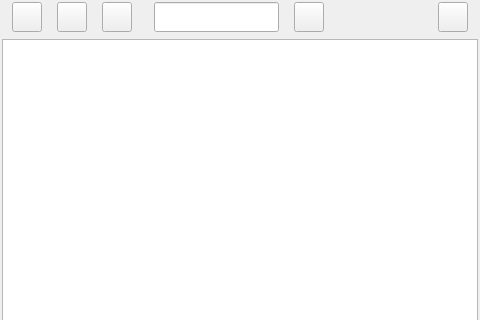
<?xml version="1.0" encoding="UTF-8"?>
<ui version="4.0">
 <class>HelpWidget</class>
 <widget class="QWidget" name="HelpWidget">
  <property name="geometry">
   <rect>
    <x>0</x>
    <y>0</y>
    <width>480</width>
    <height>320</height>
   </rect>
  </property>
  <property name="minimumSize">
   <size>
    <width>480</width>
    <height>320</height>
   </size>
  </property>
  <property name="windowTitle">
   <string>Help</string>
  </property>
  <layout class="QVBoxLayout" name="Layout_Widget">
   <property name="spacing">
    <number>2</number>
   </property>
   <property name="leftMargin">
    <number>2</number>
   </property>
   <property name="topMargin">
    <number>2</number>
   </property>
   <property name="rightMargin">
    <number>2</number>
   </property>
   <property name="bottomMargin">
    <number>2</number>
   </property>
   <item>
    <layout class="QHBoxLayout" name="HelpWidget_HBoxLayout_Navigation" stretch="0,0,0,0,0,0,0,0,0,0,0">
     <property name="spacing">
      <number>2</number>
     </property>
     <property name="sizeConstraint">
      <enum>QLayout::SetDefaultConstraint</enum>
     </property>
     <property name="leftMargin">
      <number>10</number>
     </property>
     <property name="rightMargin">
      <number>10</number>
     </property>
     <property name="bottomMargin">
      <number>5</number>
     </property>
     <item>
      <widget class="QPushButton" name="HelpWidget_backward">
       <property name="sizePolicy">
        <sizepolicy hsizetype="Minimum" vsizetype="Minimum">
         <horstretch>0</horstretch>
         <verstretch>0</verstretch>
        </sizepolicy>
       </property>
       <property name="minimumSize">
        <size>
         <width>30</width>
         <height>30</height>
        </size>
       </property>
       <property name="maximumSize">
        <size>
         <width>30</width>
         <height>30</height>
        </size>
       </property>
       <property name="autoFillBackground">
        <bool>false</bool>
       </property>
       <property name="text">
        <string/>
       </property>
       <property name="icon">
        <iconset>
         <normaloff>../src/ressources/images/back_22x22.png</normaloff>../src/ressources/images/back_22x22.png</iconset>
       </property>
       <property name="iconSize">
        <size>
         <width>24</width>
         <height>24</height>
        </size>
       </property>
      </widget>
     </item>
     <item>
      <spacer name="HelpWidget_Spacer_backforward">
       <property name="orientation">
        <enum>Qt::Horizontal</enum>
       </property>
       <property name="sizeType">
        <enum>QSizePolicy::Fixed</enum>
       </property>
       <property name="sizeHint" stdset="0">
        <size>
         <width>13</width>
         <height>13</height>
        </size>
       </property>
      </spacer>
     </item>
     <item>
      <widget class="QPushButton" name="HelpWidget_forward">
       <property name="sizePolicy">
        <sizepolicy hsizetype="Minimum" vsizetype="Minimum">
         <horstretch>0</horstretch>
         <verstretch>0</verstretch>
        </sizepolicy>
       </property>
       <property name="minimumSize">
        <size>
         <width>30</width>
         <height>30</height>
        </size>
       </property>
       <property name="maximumSize">
        <size>
         <width>30</width>
         <height>30</height>
        </size>
       </property>
       <property name="sizeIncrement">
        <size>
         <width>0</width>
         <height>0</height>
        </size>
       </property>
       <property name="text">
        <string/>
       </property>
       <property name="icon">
        <iconset>
         <normaloff>../src/ressources/images/forward_22x22.png</normaloff>../src/ressources/images/forward_22x22.png</iconset>
       </property>
       <property name="iconSize">
        <size>
         <width>24</width>
         <height>24</height>
        </size>
       </property>
      </widget>
     </item>
     <item>
      <spacer name="HelpWidget_Spacer_forwardhome">
       <property name="orientation">
        <enum>Qt::Horizontal</enum>
       </property>
       <property name="sizeType">
        <enum>QSizePolicy::Fixed</enum>
       </property>
       <property name="sizeHint" stdset="0">
        <size>
         <width>13</width>
         <height>13</height>
        </size>
       </property>
      </spacer>
     </item>
     <item>
      <widget class="QPushButton" name="HelpWidget_home">
       <property name="enabled">
        <bool>true</bool>
       </property>
       <property name="sizePolicy">
        <sizepolicy hsizetype="Minimum" vsizetype="Minimum">
         <horstretch>0</horstretch>
         <verstretch>0</verstretch>
        </sizepolicy>
       </property>
       <property name="minimumSize">
        <size>
         <width>30</width>
         <height>30</height>
        </size>
       </property>
       <property name="maximumSize">
        <size>
         <width>30</width>
         <height>30</height>
        </size>
       </property>
       <property name="text">
        <string/>
       </property>
       <property name="icon">
        <iconset>
         <normaloff>../src/ressources/images/home_22x22.png</normaloff>../src/ressources/images/home_22x22.png</iconset>
       </property>
       <property name="iconSize">
        <size>
         <width>24</width>
         <height>24</height>
        </size>
       </property>
      </widget>
     </item>
     <item>
      <spacer name="HelpWidget_Spacer_homefindfield">
       <property name="orientation">
        <enum>Qt::Horizontal</enum>
       </property>
       <property name="sizeType">
        <enum>QSizePolicy::Fixed</enum>
       </property>
       <property name="sizeHint" stdset="0">
        <size>
         <width>20</width>
         <height>13</height>
        </size>
       </property>
      </spacer>
     </item>
     <item>
      <widget class="QLineEdit" name="HelpWidget_findString">
       <property name="sizePolicy">
        <sizepolicy hsizetype="Expanding" vsizetype="Expanding">
         <horstretch>0</horstretch>
         <verstretch>0</verstretch>
        </sizepolicy>
       </property>
       <property name="minimumSize">
        <size>
         <width>100</width>
         <height>30</height>
        </size>
       </property>
       <property name="maximumSize">
        <size>
         <width>300</width>
         <height>30</height>
        </size>
       </property>
       <property name="font">
        <font>
         <pointsize>10</pointsize>
        </font>
       </property>
      </widget>
     </item>
     <item>
      <spacer name="HelpWidget_Spacer_findfieldbutton">
       <property name="orientation">
        <enum>Qt::Horizontal</enum>
       </property>
       <property name="sizeType">
        <enum>QSizePolicy::Minimum</enum>
       </property>
       <property name="sizeHint" stdset="0">
        <size>
         <width>13</width>
         <height>13</height>
        </size>
       </property>
      </spacer>
     </item>
     <item>
      <widget class="QPushButton" name="HelpWidget_find">
       <property name="sizePolicy">
        <sizepolicy hsizetype="Minimum" vsizetype="Minimum">
         <horstretch>0</horstretch>
         <verstretch>0</verstretch>
        </sizepolicy>
       </property>
       <property name="minimumSize">
        <size>
         <width>30</width>
         <height>30</height>
        </size>
       </property>
       <property name="maximumSize">
        <size>
         <width>30</width>
         <height>30</height>
        </size>
       </property>
       <property name="text">
        <string/>
       </property>
       <property name="icon">
        <iconset>
         <normaloff>../src/ressources/images/find_replace_22x22.png</normaloff>../src/ressources/images/find_replace_22x22.png</iconset>
       </property>
       <property name="iconSize">
        <size>
         <width>24</width>
         <height>24</height>
        </size>
       </property>
      </widget>
     </item>
     <item>
      <spacer name="HelpWidget_Spacer_findbuttoninternet">
       <property name="orientation">
        <enum>Qt::Horizontal</enum>
       </property>
       <property name="sizeType">
        <enum>QSizePolicy::Expanding</enum>
       </property>
       <property name="sizeHint" stdset="0">
        <size>
         <width>25</width>
         <height>13</height>
        </size>
       </property>
      </spacer>
     </item>
     <item>
      <widget class="QPushButton" name="HelpWidget_internet">
       <property name="sizePolicy">
        <sizepolicy hsizetype="Minimum" vsizetype="Minimum">
         <horstretch>0</horstretch>
         <verstretch>0</verstretch>
        </sizepolicy>
       </property>
       <property name="minimumSize">
        <size>
         <width>30</width>
         <height>30</height>
        </size>
       </property>
       <property name="maximumSize">
        <size>
         <width>30</width>
         <height>30</height>
        </size>
       </property>
       <property name="text">
        <string/>
       </property>
       <property name="icon">
        <iconset>
         <normaloff>../src/ressources/images/internet_24x24.png</normaloff>../src/ressources/images/internet_24x24.png</iconset>
       </property>
       <property name="iconSize">
        <size>
         <width>24</width>
         <height>24</height>
        </size>
       </property>
      </widget>
     </item>
    </layout>
   </item>
   <item>
    <widget class="QTextBrowser" name="HelpWidget_textbrowser">
     <property name="minimumSize">
      <size>
       <width>418</width>
       <height>300</height>
      </size>
     </property>
     <property name="focusPolicy">
      <enum>Qt::ClickFocus</enum>
     </property>
     <property name="acceptDrops">
      <bool>false</bool>
     </property>
     <property name="autoFormatting">
      <set>QTextEdit::AutoNone</set>
     </property>
     <property name="undoRedoEnabled">
      <bool>false</bool>
     </property>
     <property name="lineWrapMode">
      <enum>QTextEdit::WidgetWidth</enum>
     </property>
     <property name="html">
      <string>&lt;!DOCTYPE HTML PUBLIC &quot;-//W3C//DTD HTML 4.0//EN&quot; &quot;http://www.w3.org/TR/REC-html40/strict.dtd&quot;&gt;
&lt;html&gt;&lt;head&gt;&lt;meta name=&quot;qrichtext&quot; content=&quot;1&quot; /&gt;&lt;style type=&quot;text/css&quot;&gt;
p, li { white-space: pre-wrap; }
&lt;/style&gt;&lt;/head&gt;&lt;body style=&quot; font-family:'MS Shell Dlg 2'; font-size:8.25pt; font-weight:400; font-style:normal;&quot;&gt;
&lt;p style=&quot;-qt-paragraph-type:empty; margin-top:0px; margin-bottom:0px; margin-left:0px; margin-right:0px; -qt-block-indent:0; text-indent:0px; font-size:8pt;&quot;&gt;&lt;br /&gt;&lt;/p&gt;&lt;/body&gt;&lt;/html&gt;</string>
     </property>
     <property name="acceptRichText">
      <bool>true</bool>
     </property>
     <property name="textInteractionFlags">
      <set>Qt::LinksAccessibleByKeyboard|Qt::LinksAccessibleByMouse|Qt::TextBrowserInteraction|Qt::TextSelectableByKeyboard|Qt::TextSelectableByMouse</set>
     </property>
     <property name="source">
      <url>
       <string/>
      </url>
     </property>
     <property name="searchPaths">
      <stringlist/>
     </property>
     <property name="openExternalLinks">
      <bool>false</bool>
     </property>
     <property name="openLinks">
      <bool>true</bool>
     </property>
    </widget>
   </item>
  </layout>
 </widget>
 <resources/>
 <connections>
  <connection>
   <sender>HelpWidget_home</sender>
   <signal>clicked()</signal>
   <receiver>HelpWidget_textbrowser</receiver>
   <slot>home()</slot>
   <hints>
    <hint type="sourcelabel">
     <x>128</x>
     <y>24</y>
    </hint>
    <hint type="destinationlabel">
     <x>209</x>
     <y>169</y>
    </hint>
   </hints>
  </connection>
  <connection>
   <sender>HelpWidget_backward</sender>
   <signal>clicked()</signal>
   <receiver>HelpWidget_textbrowser</receiver>
   <slot>backward()</slot>
   <hints>
    <hint type="sourcelabel">
     <x>27</x>
     <y>22</y>
    </hint>
    <hint type="destinationlabel">
     <x>229</x>
     <y>180</y>
    </hint>
   </hints>
  </connection>
  <connection>
   <sender>HelpWidget_forward</sender>
   <signal>clicked()</signal>
   <receiver>HelpWidget_textbrowser</receiver>
   <slot>forward()</slot>
   <hints>
    <hint type="sourcelabel">
     <x>82</x>
     <y>22</y>
    </hint>
    <hint type="destinationlabel">
     <x>229</x>
     <y>180</y>
    </hint>
   </hints>
  </connection>
 </connections>
</ui>
